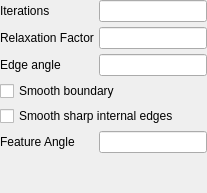
         <widget class="QWidget" name="smooth">
          <layout class="QGridLayout" name="gridLayout_2">
           <property name="margin">
            <number>0</number>
           </property>
           <property name="spacing">
            <number>5</number>
           </property>
           <item row="0" column="0">
            <widget class="QLabel" name="label">
             <property name="text">
              <string>Iterations</string>
             </property>
            </widget>
           </item>
           <item row="0" column="1">
            <widget class="LineEdit" name="lineedit_iterations"/>
           </item>
           <item row="1" column="0">
            <widget class="QLabel" name="label_2">
             <property name="text">
              <string>Relaxation Factor</string>
             </property>
            </widget>
           </item>
           <item row="1" column="1">
            <widget class="LineEdit" name="lineedit_relaxation"/>
           </item>
           <item row="2" column="0">
            <widget class="QLabel" name="label_4">
             <property name="text">
              <string>Edge angle</string>
             </property>
            </widget>
           </item>
           <item row="2" column="1">
            <widget class="LineEdit" name="lineedit_edgeangle"/>
           </item>
           <item row="3" column="0" colspan="2">
            <widget class="QCheckBox" name="checkbox_boundarysmoothing">
             <property name="text">
              <string>Smooth boundary</string>
             </property>
            </widget>
           </item>
           <item row="4" column="0" colspan="2">
            <widget class="QCheckBox" name="checkbox_featureedgesmoothing">
             <property name="text">
              <string>Smooth sharp internal edges</string>
             </property>
            </widget>
           </item>
           <item row="5" column="0">
            <widget class="QLabel" name="label_3">
             <property name="text">
              <string>Feature Angle</string>
             </property>
            </widget>
           </item>
           <item row="5" column="1">
            <widget class="LineEdit" name="lineedit_featureangle"/>
           </item>
           <item row="6" column="0">
            <spacer name="verticalSpacer_2">
             <property name="orientation">
              <enum>Qt::Vertical</enum>
             </property>
             <property name="sizeType">
              <enum>QSizePolicy::Expanding</enum>
             </property>
             <property name="sizeHint" stdset="0">
              <size>
               <width>20</width>
               <height>40</height>
              </size>
             </property>
            </spacer>
           </item>
          </layout>
         </widget>
